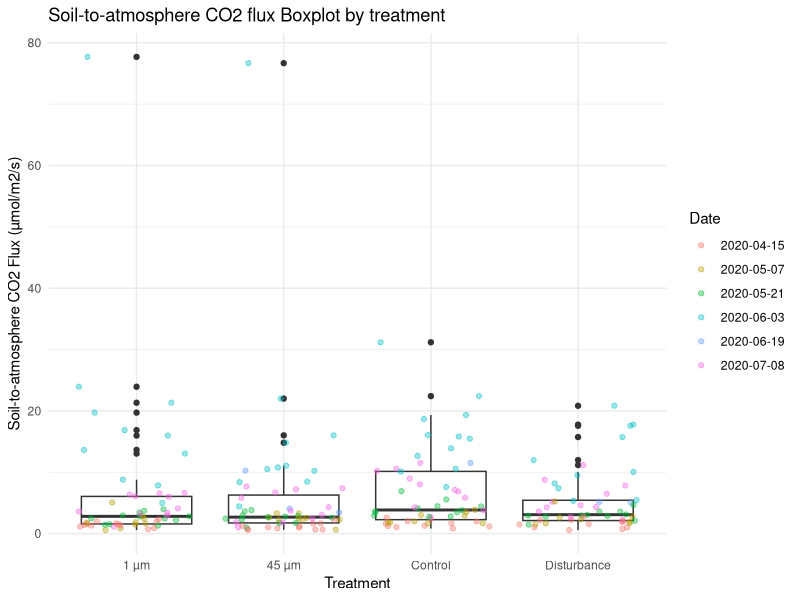
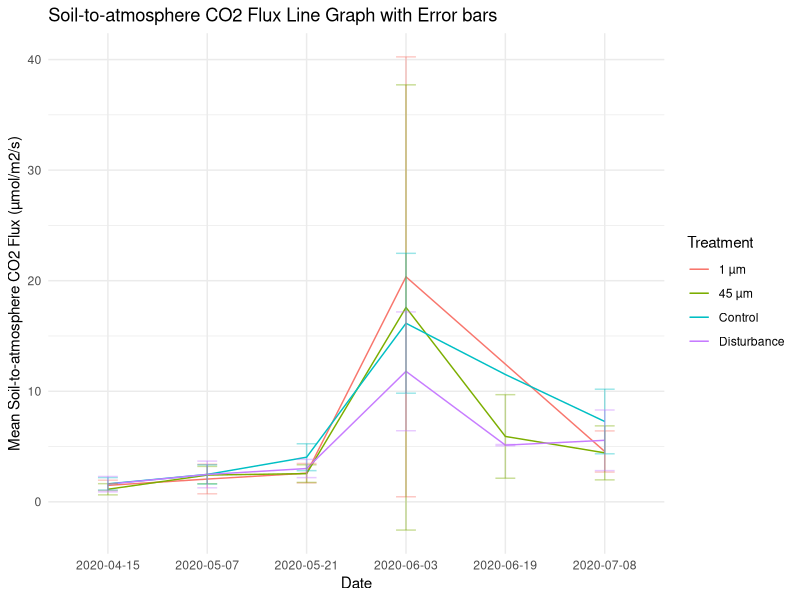

The R source for these figures, in order:
#Importing Libraries
library(tidyr)
library(dplyr)
library(ggplot2)

#Reading Datasets
collar_map <- readr::read_csv("collar_map.csv")
fluxes <- readr::read_csv("fluxes.csv")

#Select treatment and collar from collar_map
collar_map %>%
  select(Treatment, Collar)->
  treatment 

#Creating a long data table from fluxes and collar_map
fluxes %>%
  pivot_longer(-Collar, names_to="Date") %>% #Wide to Long
  filter(!is.na(value))%>%                   #Filter out NA
  left_join(treatment, by="Collar")->        #Merging 
  fluxes_merged

#Compute and Print Summary
fluxes_merged %>%
  group_by(Treatment) %>%
  summarise(mean = mean(value), N = n(), Std_dev = sd(value))%>% 
  print()

#Boxplot with overlaid dots
fluxes_merged %>%
  ggplot(aes(x = Treatment, y = value))+
  geom_boxplot()+
  geom_jitter(alpha = 0.4, aes(color = Date))+
  ggtitle("Soil-to-atmosphere CO2 flux Boxplot by treatment")+
  ylab("Soil-to-atmosphere CO2 Flux (µmol/m2/s)")+
  theme_minimal()

#Line Graph with error bars
fluxes_merged %>%
  group_by(Treatment, Date) %>%
  summarise(mean = mean(value), Std_dev = sd(value)) %>%
  ggplot(aes(x = Date, y = mean, color = Treatment, group = Treatment))+
  geom_line()+ 
  geom_errorbar(aes(ymax = mean + Std_dev, 
                    ymin = mean - Std_dev), 
                    width = 0.2, 
                    alpha = 0.4)+
  ggtitle("Soil-to-atmosphere CO2 Flux Line Graph with Error bars")+
  ylab("Mean Soil-to-atmosphere CO2 Flux (µmol/m2/s)")+
  theme_minimal()

#Finding out which collars do not appear in fluxes and printing 
collar_map %>%
  anti_join(fluxes, by="Collar")

print("Collar 34 is listed in the metadata that do not appear in the fluxes data file.")
print("Collar 34 is in the Fresh Plot, in Group 9, and the treatment was Disturbance")  
                 
